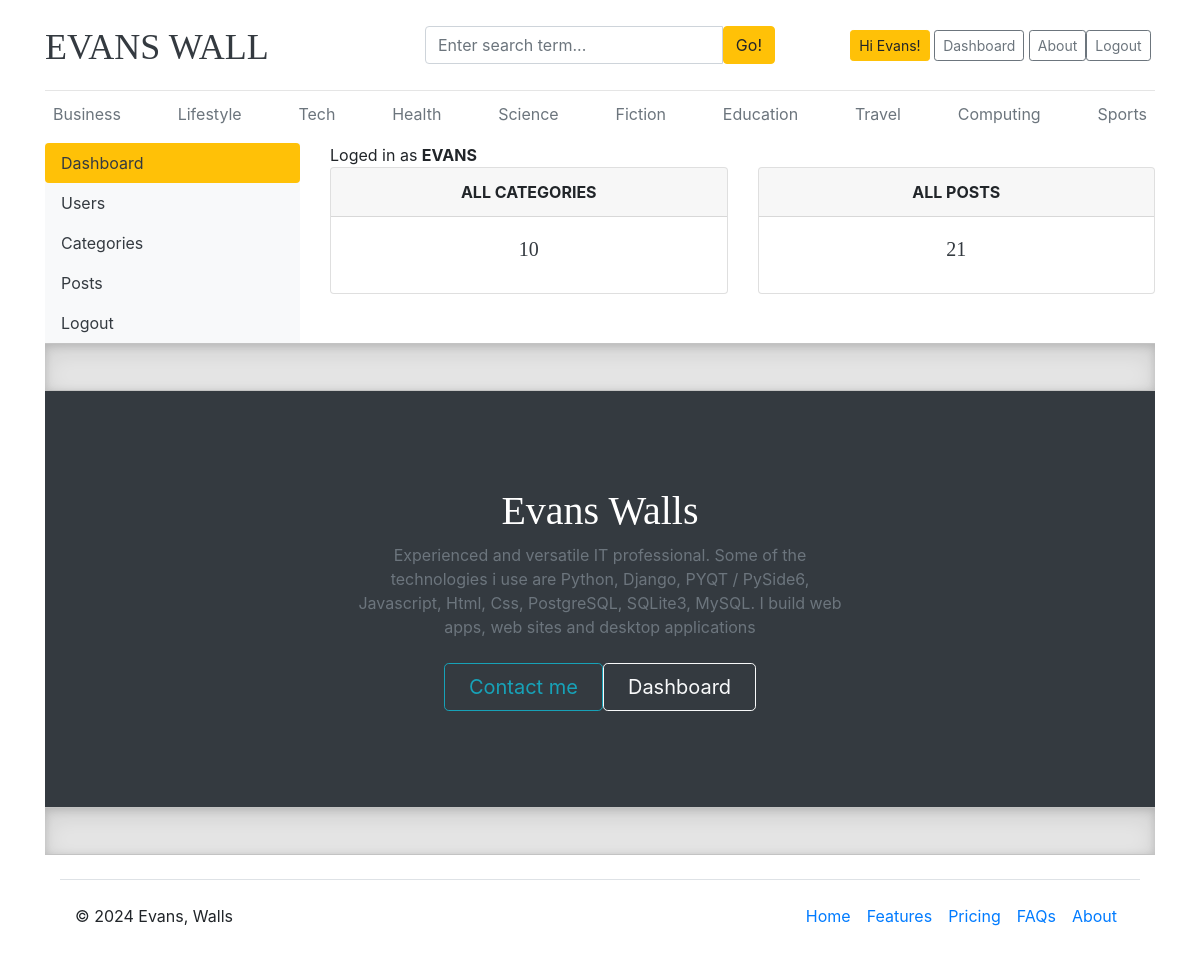
Screenshot of /CMS/dashboard/ (signed in) with the database file from the repository.
### blogs/models.py (models this page shows, shortened)
class Category(models.Model):
    category_name = models.CharField(max_length = 50, unique=True)
    category_decription = models.CharField(max_length = 150, unique=True, null=True)
    created_at = models.DateTimeField(auto_now_add =True)
    updated_at = models.DateTimeField(auto_now_add =True)
    class Meta:
        verbose_name_plural = 'Categories'

### Dashboards/views.py (the view)
# urls.py: path('', views.dashboards, name='dashboards'),
@login_required(login_url='login')
def dashboards(request):
    category_count = Category.objects.all().count()
    blog_count = blog.objects.all().count()
    context = {
        'category_count': category_count,
        'blog_count': blog_count,
    }
    return render(request, 'Dash/dashboard.html', context)

### blogs/context_processors.py (called while the page is built)
def get_categories(request):
    categories = Category.objects.all().order_by('-updated_at')
    return dict(categories=categories)

def get_social_links(request):
    social_links = SocialLink.objects.all()
    return dict(social_links=social_links)

def get_about(request):
    theabout = About.objects.all()
    return dict(theabout=theabout)

### templates/Dash/dashboard.html
{% extends 'base.html' %}
{% block content %}
<div class="row">
    {% include 'Dash/dashsidebar.html' %}
     <div class="col-md-9">
        <span>Loged in as <b class="text-uppercase">{{user}}</b></span>
        <div class="row">
            <div class="col">
                <div class="card border-default mb-3">
                    <div class="card-header text-center text-uppercase font-weight-bold">All Categories</div>
                    <div class="card-body text-dark">
                        <h5 class="card-title text-center">{{category_count}}</h5>
                    </div>
                </div>
            </div>
            <div class="col">
                <div class="card border-default mb-3">
                    <div class="card-header text-center text-uppercase font-weight-bold">All Posts</div>
                    <div class="card-body text-dark">
                        <h5 class="card-title text-center">{{blog_count}}</h5>
                    </div>
                </div>
            </div>
        </div>
     </div>
</div>
{% endblock %}

### templates/base.html (shortened to what this page needs)
{% load static %}
<!DOCTYPE html>
<html lang="en">
<head>
    <link href="https://getbootstrap.com/docs/4.0/dist/css/bootstrap.min.css" rel="stylesheet">
    <link href="{% static 'css/blog.css' %}" rel="stylesheet">
    <link href="{% static 'css/footer.css' %}" rel="stylesheet">
    <link rel="stylesheet" href="https://cdnjs.cloudflare.com/ajax/libs/font-awesome/4.7.0/css/font-awesome.min.css">
  </head>
<body>
    <div class="container">
      <header class="blog-header py-3">
        <div class="row flex-nowrap justify-content-between align-items-center">
          <div class="col-4 pt-1">
            <a class="blog-header-logo text-dark" href="/">EVANS WALL</a>
          </div>
          <div class="col-4">
            <form action="{% url 'search' %}" method="GET">
              <div class="input-group">
                <input class="form-control" type="text" name="keyword" value="{{thesearchterm}}" placeholder="Enter search term..." aria-label="Enter search term..." aria-describedby="button-search" />
                <button type="submit" class="btn btn-warning" id="button-search">Go!</button>
              </div>
          </form>
          </div>
          <div class="col-4 d-flex justify-content-end align-items-center">
            {% if not user.is_authenticated %}
            <a class="btn btn-sm btn-warning" href="{% url 'login' %}">Login</a> &nbsp;
            <a class="btn btn-sm btn-outline-secondary" href="{% url 'register' %}">Register</a>&nbsp;
            <a class="btn btn-sm btn-outline-secondary" href="{% url 'about' %}">About</a>
            {% else %}
            <span class="btn btn-sm btn-warning"> Hi {{ user }}!</span> &nbsp;
            <a class="btn btn-sm btn-outline-secondary" href="{% url 'dashboards' %}">Dashboard</a>&nbsp;
            <a class="btn btn-sm btn-outline-secondary" href="{% url 'about' %}">About</a>
            <a class="btn btn-sm btn-outline-secondary" href="{% url 'logout' %}">Logout</a>&nbsp;
            {% endif %}
          </div>
        </div>
      </header>
      <div class="nav-scroller py-1 mb-2">
        <nav class="nav d-flex justify-content-between">
          {% if categories %}
                {% for category in categories %}
                    <a class="p-2 text-muted" href="{% url 'post_by_category' category.id %}">{{ category.category_name }}</a>
                {% endfor %}
                {% else %}
                    <a class="p-2 text-muted" href="#">No Categories</a>
          {% endif %}
        </nav>
      </div>
            {% block content %}
            {% endblock %}
            <div class="b-example-divider"></div>
            <div class="bg-dark text-secondary px-4 py-5 text-center">
              <div class="py-5">
                <h1 class="display-5 fw-bold text-white">Evans Walls</h1>
                <div class="col-lg-6 mx-auto">
                  <p class="fs-5 mb-4">Experienced and versatile IT professional. Some of the technologies i use are  Python, Django, PYQT / PySide6, Javascript, Html, Css, PostgreSQL, SQLite3, MySQL. I build web apps, web sites and desktop applications</p>
                  <div class="d-grid gap-2 d-sm-flex justify-content-sm-center">
                    <a href="{% url 'about' %}" type="button" class="btn btn-outline-info btn-lg px-4 me-sm-3 fw-bold">Contact me</a>
                    <a href="{% url 'dashboards' %}" button type="button" class="btn btn-outline-light btn-lg px-4">Dashboard</a>
                  </div>
                </div>
              </div>
            </div>
            <div class="b-example-divider mb-0"></div>
<div class="container">
    <footer class="d-flex flex-wrap justify-content-between align-items-center py-3 my-4 border-top">
      <p class="col-md-4 mb-0 text-body-secondary">&copy; 2024 Evans, Walls</p>
      <a href="/" class="col-md-4 d-flex align-items-center justify-content-center mb-3 mb-md-0 me-md-auto link-body-emphasis text-decoration-none">
        <svg class="bi me-2" width="40" height="32"><use xlink:href="#bootstrap"/></svg>
      </a>
      <ul class="nav col-md-4 justify-content-end">
        <li class="nav-item"><a href="#" class="nav-link px-2 text-body-secondary">Home</a></li>
        <li class="nav-item"><a href="#" class="nav-link px-2 text-body-secondary">Features</a></li>
        <li class="nav-item"><a href="#" class="nav-link px-2 text-body-secondary">Pricing</a></li>
        <li class="nav-item"><a href="#" class="nav-link px-2 text-body-secondary">FAQs</a></li>
        <li class="nav-item"><a href="{% url 'about' %}" class="nav-link px-2 text-body-secondary">About</a></li>
      </ul>
    </footer>
  </div>
  </body>
</html>

### static/css/blog.css (style rules this page uses)
.blog-header { border-bottom: 1px solid #e5e5e5; }
.blog-header-logo { font-family: "Playfair Display", Georgia, "Times New Roman", serif; font-size: 2.25rem; }
h1, h2, h3, h4, h5, h6 { font-family: "Playfair Display", Georgia, "Times New Roman", serif; }

### static/css/footer.css (style rules this page uses)
.b-example-divider { width: 100%; height: 3rem; background-color: rgba(0, 0, 0, .1); border: solid rgba(0, 0, 0, .15); border-width: 1px 0; box-shadow: inset 0 .5em 1.5em rgba(0, 0, 0, .1), inset 0 .125em .5em rgba(0, 0, 0, .15); }
.bi { vertical-align: -.125em; fill: currentColor; }
.nav-scroller { position: relative; z-index: 2; height: 2.75rem; overflow-y: hidden; }
.nav-scroller .nav { display: flex; flex-wrap: nowrap; padding-bottom: 1rem; margin-top: -1px; overflow-x: auto; text-align: center; white-space: nowrap; -webkit-overflow-scrolling: touch; }

### rows the page displays
Category: category_name "Business"
Category: category_name "Lifestyle"
Category: category_name "Tech"
Category: category_name "Health"
Category: category_name "Science"
Category: category_name "Fiction"
Category: category_name "Education"
Category: category_name "Travel"
Category: category_name "Computing"
Category: category_name "Sports"

### other values shown
{{ user }} "Evans"
{{ user }} "EVANS"
{{ category_count }} "10"
{{ blog_count }} "21"
